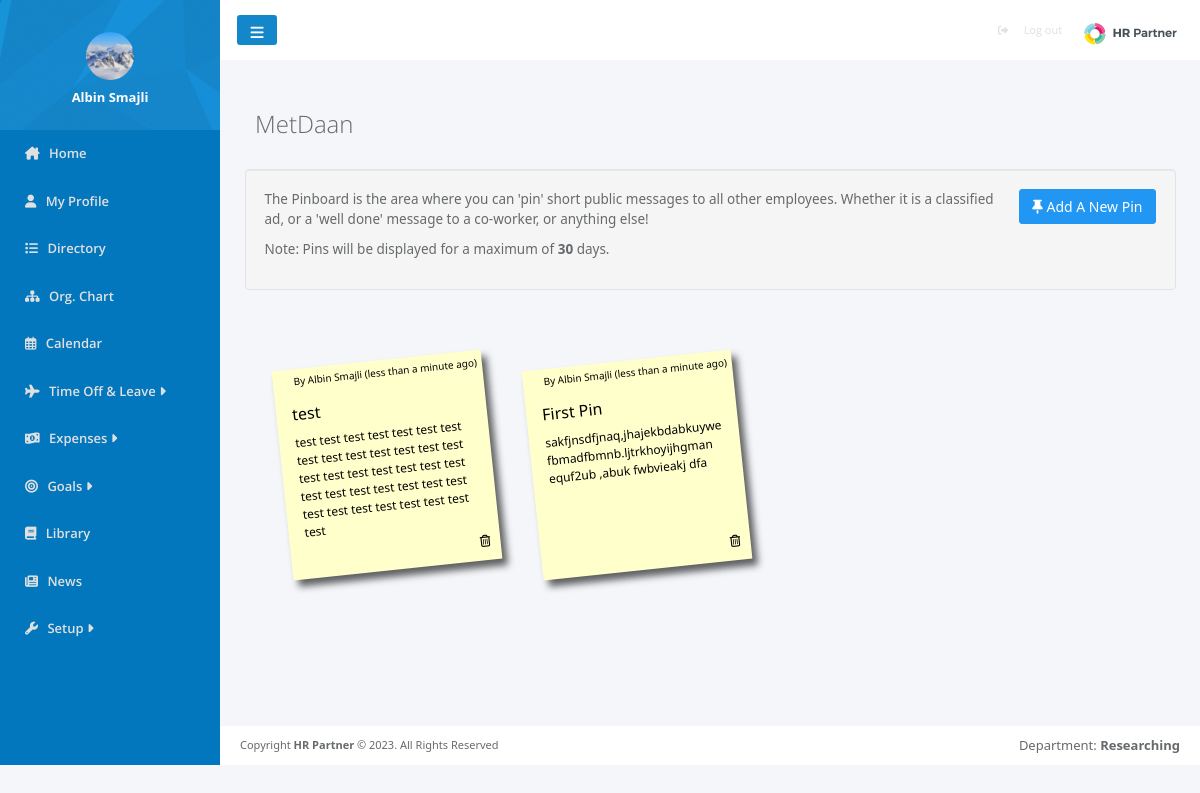
Page /pages/pinboard.php (signed in) on the earlier database version.
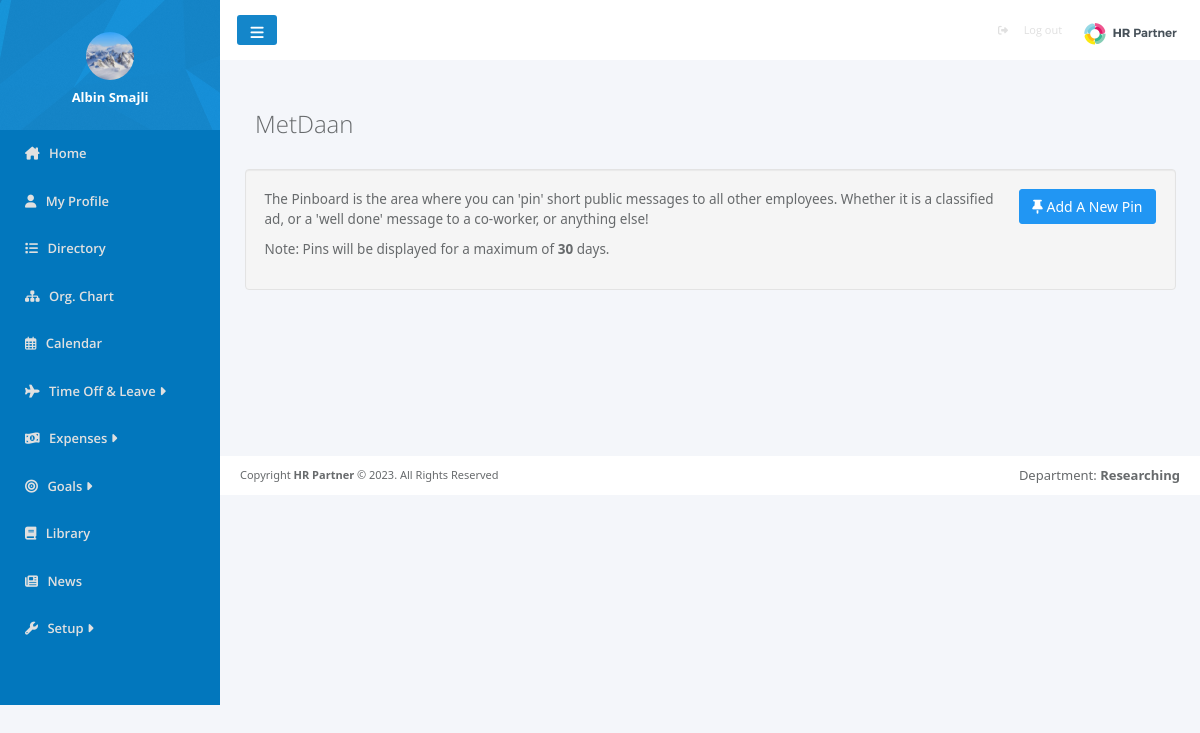
Same page on the later database version.
### tables this page shows
CREATE TABLE `users` (
  `user_id` int(100) NOT NULL,
  `image` varchar(500) DEFAULT NULL,
  `name` varchar(200) NOT NULL,
  `surname` varchar(200) NOT NULL,
  `email` varchar(200) NOT NULL,
  `password` varchar(500) NOT NULL,
  `Position_ID` int(11) DEFAULT NULL,
  `Departament_ID` int(11) DEFAULT NULL,
  `role` int(11) NOT NULL,
  `location` varchar(100) DEFAULT NULL,
  `status` varchar(100) DEFAULT NULL,
  `report_to` int(11) DEFAULT NULL,
  `gender` varchar(10) DEFAULT NULL,
  `born` date DEFAULT NULL,
  `started` date DEFAULT NULL,
  `company` int(11) DEFAULT NULL
);

CREATE TABLE `notes` (
  `notes_id` int(11) NOT NULL,
  `title` varchar(100) NOT NULL,
  `body` varchar(200) NOT NULL,
  `created` datetime NOT NULL,
  `user` int(11) NOT NULL,
  `company` int(11) NOT NULL
);

### pages/pinboard.php (the view, shortened to what this page needs)
<?php
require_once '../config.php';
$userId = $_SESSION['user_id'];
$companyId = $_SESSION['company'];
$NotesQuery = "SELECT * FROM notes RIGHT JOIN users ON notes.user = users.user_id
WHERE notes.company=:company
ORDER BY created DESC";
$prep = $con->prepare($NotesQuery);
$prep->bindParam(':company', $companyId);
$prep->execute();
$notes = $prep->fetchAll();
?>
<!DOCTYPE html>
<html>
<head>
    <link rel="stylesheet" href="../css/pinboard.css">
    <link href="https://cdn.jsdelivr.net/npm/bootstrap@5.3.1/dist/css/bootstrap.min.css" rel="stylesheet"
>
</head>
<body style="background-color: #F4F6FA; ">
    <div>
        <?php include '../template/sidebar.php' ?>
    </div>
    <div class="content">
        <?php include '../template/navbar.php' ?>
        <div class="pinBoardHead">
            <?php echo "<h2>" . $_SESSION['company_name'] . "</h2>"; ?>
        </div>
        <div class="pinBoardBody">
            <div class="intro">
                <div class="pull-right">
                    <button type="button" id="addNewPin" data-bs-toggle="modal" data-bs-target="#addNewPinModal"
                        data-bs-whatever="@mdo"><i class="fa fa-thumb-tack"></i> Add A New Pin</button>
                </div>
                <p>
                    The Pinboard is the area where you can 'pin' short public messages to all other employees. Whether
                    it is a classified ad, or a 'well done' message to a co-worker, or anything else!
                </p>
                <p>
                    Note: Pins will be displayed for a maximum of <strong>30</strong> days.
                </p>
            </div>
            <div class="pinBoard">
                <ul class="notes">
                    <?php foreach ($notes as $note): ?>
                        <li>
                            <div>
                                <small>By <?=$note['name']?> <?=$note['surname']?> (less than a minute ago)</small>
                                <h4><?=$note['title']?></h4>
                                <p> <?=$note['body']?> </p>
                                <?php if($note['user']==$userId): ?>
                                <a href="deleteNote.php?notes_id=<?= $note['notes_id'] ?>">
                                    <i class="fa fa-trash-o"></i>
                                </a>
                                <?php endif; ?>
                            </div>
                        </li>
                    <?php endforeach; ?>
                </ul>
            </div>
        </div>
        <?php include '../template/footer.php'; ?>
    </div>
</body>
</html>

### template/sidebar.php (shortened to what this page needs)
<?php $sql = "SELECT u.user_id, u.image from users u where user_id=$userId";
$prep = $con->prepare($sql);
$prep->execute();
$userImages = $prep->fetchAll();
$userName=$_SESSION['name'];
?>
<head>
    <link rel="stylesheet" href="../css/index.css">
</head>
<div id="sidebar">
    <ul id="sidebarElements">
        <li id="profile">
            <div class="profile-element">
                <span class="profile-element-image">
                    <?php foreach ($userImages as $userImage): ?>
                        <img src="../userIMG/<?= $userImage['image'] ?>" alt="">
                    <?php endforeach; ?>
                </span>
                <span class="profile-element-name">
                    <strong><?= $userName ?></strong>
                </span>
            </div>
        </li>
        <li class="<?= basename($_SERVER['PHP_SELF']) == 'home.php' ? 'active' : '' ?>">
            <a href="home.php" class="sidebarElements-links">
                <i class="fa-solid fa-house-chimney"></i>
                <span>Home</span>
            </a>
        </li>
        <li class="<?= basename($_SERVER['PHP_SELF']) == 'myProfile.php' ? 'active' : '' ?>">
            <a href="myProfile.php" class="sidebarElements-links">
                <i class="fa-solid fa-user"></i>
                <span>My Profile</span>
            </a>
        </li>
        <li class="<?= basename($_SERVER['PHP_SELF']) == 'directory.php' ? 'active' : '' ?>">
            <a href="directory.php" class="sidebarElements-links">
                <i class="fa-solid fa-list"></i>
                <span>Directory</span>
            </a>
        </li>
        <li class="<?= basename($_SERVER['PHP_SELF']) == 'orgChart.php' ? 'active' : '' ?>">
            <a href="orgChart.php" class="sidebarElements-links">
                <i class="fa-solid fa-sitemap"></i>
                <span>Org. Chart</span>
            </a>
        </li>
        <li class="<?= basename($_SERVER['PHP_SELF']) == 'userCalendar.php' ? 'active' : '' ?>">
            <a href="userCalendar.php" class="sidebarElements-links">
                <i class="fa-regular fa-calendar-days"></i>
                <span>Calendar</span>
            </a>
        </li>
        <?php if ($_SESSION['role'] == 0) { ?>
            <li Style="cursor: pointer;" onclick="toggleDropdown(this)">
                <a class="sidebarElements-links">
                    <i class="fa fa-plane"></i>
                    <span>
                        Time Off & Leave
                        <i class="fa-solid fa-caret-right"></i>
                    </span>
                </a>
                <ul class="dropdown">
                    <li>
                        <a href="request.php">
                            <i class="fa-solid fa-suitcase"></i>
                            Request
                        </a>
                    </li>
                    <li>
                        <a href="approverequest.php">
                            <i class="fa fa-calendar-check-o"></i>
                            Approve
                        </a>
                    </li>
                    <li>
                        <a href="requesthistory.php">
                            <i class="fa fa-list"></i>
                            History
                        </a>
                    </li>
                </ul>
            </li>
        <?php } else { ?>
            <li onclick="toggleDropdown(this)">
                <a class="sidebarElements-links">
                    <i class="fa fa-plane"></i>
                    <span>
                        Time Off & Leave
                        <i class="fa-solid fa-caret-right"></i>
                    </span>
                </a>
            </li>
            <?php } ?>
            <?php if ($_SESSION['role'] == 0) { ?>
                <li Style="cursor: pointer;" class="<?= basename($_SERVER['PHP_SELF']) == 'empexpenses.php' ? 'active' : '' ?>">
                    <a href="empexpenses.php" class="sidebarElements-links">
                        <i class="fa-solid fa-money-bill-1-wave"></i>
                        <span>Expenses</span>
                    </a>
                </li>
            <?php } else { ?>
                <li Style="cursor: pointer;" onclick="toggleDropdown(this)">
                    <a class="sidebarElements-links">
                        <i class="fa-solid fa-money-bill-1-wave"></i>
                        <span>
                            Expenses
                            <i class="fa-solid fa-caret-right"></i>
                        </span>
                    </a>
                </li>
            <?php } ?>
            <?php if ($_SESSION['role'] == 0) { ?>
                <li class="<?= basename($_SERVER['PHP_SELF']) == 'goals.php' ? 'active' : '' ?>">
                    <a href="goals.php" class="sidebarElements-links">
                        <i class="fa-solid fa-bullseye"></i>
                        <span>Goals</span>
                    </a>
                </li>
            <?php } else { ?>
                <li Style="cursor: pointer;" onclick="toggleDropdown(this)">
                    <a class="sidebarElements-links">
                        <i class="fa-solid fa-bullseye"></i>
                        <span>
                            Goals
                            <i class="fa-solid fa-caret-right"></i>
                        </span>
                    </a>
                </li>
            <?php } ?>
            <li class="<?= basename($_SERVER['PHP_SELF']) == 'library.php' ? 'active' : '' ?>">
                <a href="library.php" class="sidebarElements-links">
                    <i class="fa-solid fa-book"></i>
                    <span>Library</span>
                </a>
            </li>
            <?php if ($_SESSION['role'] == 0) { ?>
                <li class="<?= basename($_SERVER['PHP_SELF']) == 'empNews.php' ? 'active' : '' ?>">
                    <a href="empNews.php" class="sidebarElements-links">
                        <i class="fa-solid fa-newspaper"></i>
                        <span>News</span>
                    </a>
                </li>
            <?php } else { ?>
                <li class="<?= basename($_SERVER['PHP_SELF']) == 'news.php' ? 'active' : '' ?>">
                    <a href="news.php" class="sidebarElements-links">
                        <i class="fa-solid fa-newspaper"></i>
                        <span>News</span>
                    </a>
                </li>
        <?php } ?>
        <?php if ($_SESSION['role'] == 1) { ?>
            <li Style="cursor: pointer;" onclick="toggleDropdown(this)">
                    <a class="sidebarElements-links">
                        <i class="fa-solid fa-wrench"></i>
                        <span>
                            Setup
                            <i class="fa-solid fa-caret-right"></i>
                        </span>
                    </a>
                </li>
        <?php } ?>
    </ul>
</div>

### template/navbar.php (shortened to what this page needs)
<div id="navbar">
    <i class="fa-solid fa-bars" id="nav-toggle"></i>
    <div id="logout">
        <div id="logout1">
            <i class="fa-solid fa-right-from-bracket"></i><br>
            <small><a href="../logout.php">Log out</a></small>
        </div>
        <img src="../images/hrpartner-header.png" alt="" height="40px" width="120px">
    </div>
</div>

### template/footer.php (shortened to what this page needs)
<div class="footer">
    <div class="footer1">
        <p>Copyright <strong>HR Partner </strong>© 2023. All Rights Reserved</p>
    </div>
    <div class="footer2">
        <p>Department: <strong><?php echo $_SESSION['departament']; ?></strong></p>
    </div>
</div>

### css/pinboard.css (style rules this page uses)
body { width: 100%; height: fit-content; display: flex; flex-direction: row; font-family: "open sans", "Helvetica Neue", Helvetica, Arial, sans-serif; position: absolute; background-color: #f4f6fa; font-size: 13px; }
.content { display: flex; flex-direction: column; justify-content: center; align-items: center; width: 100%; background-color: #f4f6fa; height: fit-content; }
.pinBoardBody { width: 100%; display: flex; flex-direction: column; justify-content: center; align-items: center; padding-bottom: 30px; margin-top: 20px; }
.pinBoardHead { padding-top: 30px; width: 100%; text-align: start; padding-left: 35px; }
.pinBoardHead h2 { margin-top: 20px; margin-bottom: 10px; font-family: "open sans", "Helvetica Neue", Helvetica, Arial, sans-serif; font-weight: 100; color: #676a6c; font-size: 24px; align-items: center; }
.intro { font-size: 13.5px; width: 95%; min-height: 20px; padding: 19px; margin-bottom: 60px; background-color: #f5f5f5; border: 1px solid #e3e3e3; border-radius: 4px; -webkit-box-shadow: inset 0 1px 1px rgba(0, 0, 0, 0.05); box-shadow: inset 0 1px 1px rgba(0, 0, 0, 0.05); }
.intro .pull-right { float: right; }
.intro p { color: #676a6c; margin: 0px 0px 10px; padding-right: 10px; }
.intro button { margin-left: 10px; vertical-align: middle; text-align: center; font-size: 14px; font-weight: 400; padding: 6px 12px; border: 1px solid transparent; border-radius: 3px; background-color: #2196f3; border-color: #2196f3; color: #fff; outline: 0; }
.pinBoard { margin-bottom: 60px; display: flex; flex-direction: column; align-items: center; margin-left: 10px; width: 95%; }
.notes { width: 100%; float: right; }
.notes li { margin: 10px 40px 50px 0px; list-style: none; float: left; }
.notes li div { display: block; position: relative; transform: rotate(-6deg); width: 210px; height: 210px; background-color: #ffc; color: #000; text-decoration: none; padding: 1em; box-shadow: 5px 7px 7px rgba(33, 33, 33, 0.7); transition: transform 0.15s linear; word-wrap: break-word; overflow-wrap: break-word; white-space: normal; }
.notes li div small { position: absolute; top: 5px; right: 5px; font-size: 10px; }
.notes li div h4 { font-weight: 500; margin-top: 20px; font-size: 16px; margin-bottom: 10px; }
.notes li div p { font-size: 12px; margin: 0px 0px 10px; }
.notes li div a { position: absolute; right: 10px; bottom: 10px; color: inherit; font-size: 12px; }

### css/index.css (style rules this page uses)
#sidebar { padding: 0; display: flex; flex-direction: column; background-color: #0277bd; width: 220px; height: 100%; min-height: 705px; transition: all .4s; }
#sidebarElements { padding: 0; width: 100%; list-style: none; }
#sidebarElements #profile { padding: 35px 25px 25px; height: 130px; display: flex; flex-direction: column; justify-content: center; align-items: center; background-image: url("../images/sidebarheader.png"); }
#sidebarElements #profile .profile-element { width: 100%; text-align: center; position: relative; }
#sidebarElements #profile .profile-element-image { text-align: center; }
#sidebarElements #profile img { width: 48px; height: 48px; border-radius: 50%; }
#sidebarElements #profile .profile-element-name { display: block !important; text-align: center; margin-top: 5px; }
#sidebarElements #profile .profile-element-name strong { font-size: 13px; font-weight: 600; color: #fff; }
#sidebarElements li { padding: 0; display: flex; flex-direction: column; justify-content: center; align-items: flex-start; width: 100%; font-size: 15px; }
#sidebarElements li a { color: #e0e0e0; width: 100%; padding: 14px 20px 14px 25px; text-decoration: none; font-size: 13px; font-family: "Open Sans", sans-serif; font-weight: 600; cursor: pointer; }
#sidebar i { margin-right: 6px; }

### template/footer.php (style rules this page uses)
.footer { bottom: 0; left: 0; right: 0; padding: 10px 20px; background-color: #fff; display: flex; flex-direction: row; justify-content: space-between; align-items: center; width: 100%; }
.footer1 p { padding: 0; margin: 0; font-size: 11px; color: #676A6C; }
.footer2 p { padding: 0; margin: 0; font-size: 13px; color: #676A6C; }
.footer2 p strong { font-weight: 700; }

Differences in the rows shown:
removed notes: user.name "Albin", user.surname "Smajli", title "test", body "test test test test test test test test test test test test test test test test test test test test test test test test test test test test test test test test test test test test"
removed notes: user.name "Albin", user.surname "Smajli", title "First Pin", body "sakfjnsdfjnaq,jhajekbdabkuywefbmadfbmnb.ljtrkhoyijhgman equf2ub ,abuk fwbvieakj dfa"
